Frame 1 (no input): blank canvas, image omitted
Frame 60 (the mouse pressed at the canvas centre just before this capture): blank canvas, image omitted
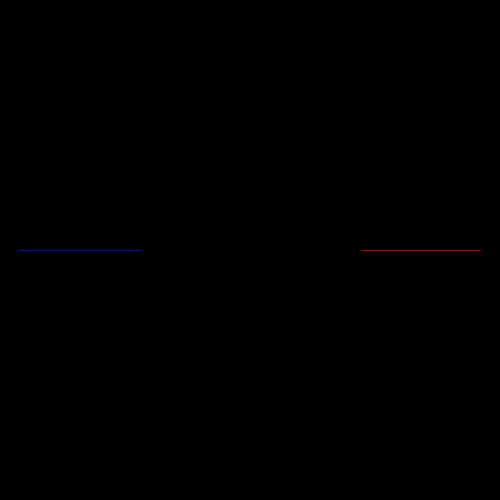
Frame 120 (the mouse held since frame 60 and released just before this capture)

The Processing sketch whose frames 1 and 60 were blank and that drew this single picture after the mouse press (run headless with seeded random() and noise(); from frame 60 on, the mouse is pressed at the canvas centre):

// Processing sketch: processing_78298
// ── processing_78298.pde

//Jimmy C; CP1; Block 6

int x=20;
int y=250;
int compx=480;
int compy=250;
int direction = RIGHT;
int compdirection = LEFT;
boolean gameOver=false;
void setup()
{
  size(500, 500);
  background(0);
  stroke(255);
  frameRate(60);
}

void draw()
{
  human();
  if (gameOver == false)
  {
    computer();
  }
}

void computer()
{
  stroke(255,0,0);
  point (compx,compy);
  if (compdirection==LEFT)
  {
    compx=compx-1;
    if (get(compx-1,compy) != color(0))
    {
      compdirection=UP;
    }
  }
  if (compdirection==UP)
  {
    compy=compy-1;
    if (get(compx,compy-1) != color(0))
    {
      compdirection=RIGHT;
    }
  }
  if (compdirection==RIGHT)
  {
    compx=compx+1;
    if (get(compx+1,compy) != color(0))
    {
      compdirection=DOWN;
    }
  }
  if (compdirection==DOWN)
  {
    compy=compy+1;
    if (get(compx,compy+1) != color(0))
    {
      compdirection=LEFT;
    }
  }
  if (get(compx-1,compy) != color(0))
  {
    compx = int(random(5,495));
    compy = int(random(5,495));
    compdirection=RIGHT;
  }
    
}
void human()
{
  if (get(x, y) != color(0, 0, 0))
  {
    fill(255, 0, 0);
    textSize(18);
    text("Human Lost", 250, 250);
    gameOver = true;
  }
  else
  {
    stroke(0,0,255);
    point(x, y);
    if (direction == RIGHT)
    {
      x++;
    }
    else if (direction == LEFT)
    {
      x--;
    }
    else if (direction == UP)
    {
      y--;
    }
    else if (direction == DOWN)
    {
      y++;
    }
  }
}

void keyPressed()
{
  if (key == 's')
  {
    direction = DOWN;
  }
  if (key == 'w')
  {
    direction = UP;
  }
  if (key == 'a')
  {
    direction = LEFT;
  }
  if (key == 'd')
  {
    direction = RIGHT;
  }
}
